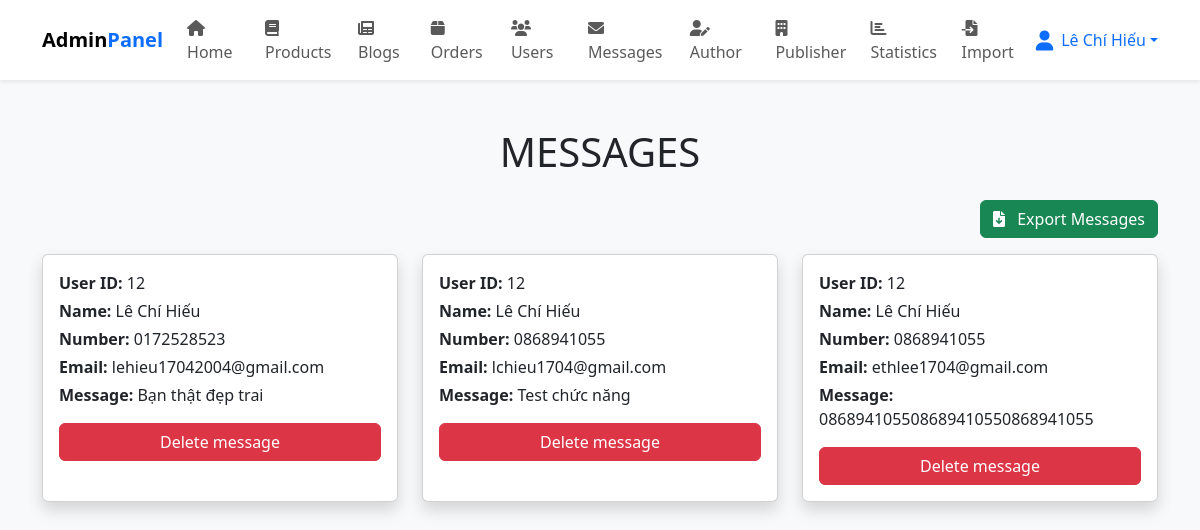
The page /admin_contacts.php (signed in) on the database as committed earlier.
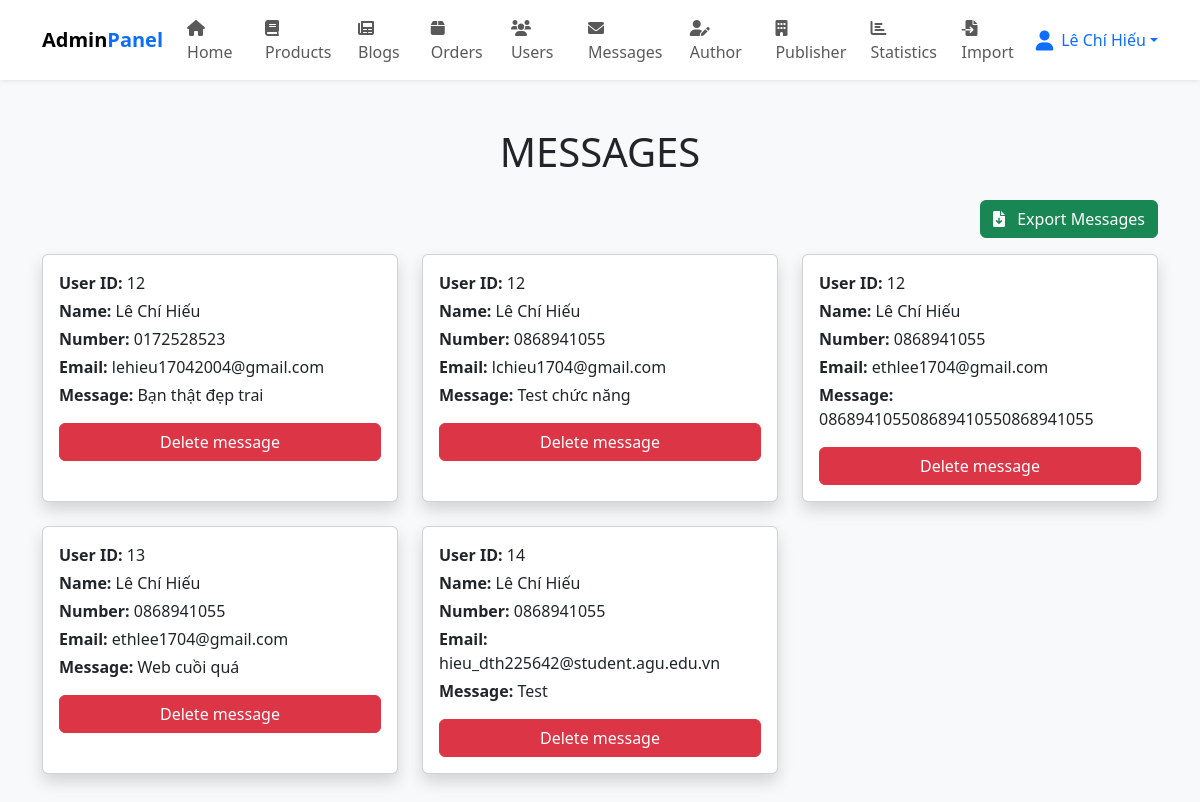
The same page on the database as committed later.
### tables this page shows
CREATE TABLE `message` (
  `id` int(11) NOT NULL,
  `user_id` int(11) NOT NULL,
  `name` varchar(100) NOT NULL,
  `email` varchar(100) NOT NULL,
  `number` varchar(12) NOT NULL,
  `message` varchar(500) NOT NULL
);

### admin_contacts.php (the view, shortened to what this page needs)
<?php
include 'config.php';
?>
<!DOCTYPE html>
<html lang="en">
<head>
   <link href="https://cdn.jsdelivr.net/npm/bootstrap@5.3.3/dist/css/bootstrap.min.css" rel="stylesheet">
   <link rel="stylesheet" href="https://cdnjs.cloudflare.com/ajax/libs/font-awesome/6.0.0/css/all.min.css">
</head>
<body class="bg-light">
   <?php include 'admin_header.php'; ?>
   <section class="container my-5">
      <h1 class="text-center text-uppercase mb-4">Messages</h1>
      <div class="text-end mb-3">
         <a href="admin_export.php?table=message" class="btn btn-success">
            <i class="fas fa-file-download me-2"></i> Export Messages
         </a>
      </div>
      <div class="row g-4">
         <?php
         $select_message = mysqli_query($conn, "SELECT * FROM `message`") or die('query failed');
         if (mysqli_num_rows($select_message) > 0) {
            while ($fetch_message = mysqli_fetch_assoc($select_message)) {
         ?>
               <div class="col-md-6 col-lg-4">
                  <div class="card shadow h-100">
                     <div class="card-body">
                        <p class="mb-1"><strong>User ID:</strong> <span><?php echo $fetch_message['user_id']; ?></span></p>
                        <p class="mb-1"><strong>Name:</strong> <span><?php echo $fetch_message['name']; ?></span></p>
                        <p class="mb-1"><strong>Number:</strong> <span><?php echo $fetch_message['number']; ?></span></p>
                        <p class="mb-1"><strong>Email:</strong> <span><?php echo $fetch_message['email']; ?></span></p>
                        <p class="mb-3"><strong>Message:</strong> <span><?php echo $fetch_message['message']; ?></span></p>
                        <a href="admin_contacts.php?delete=<?php echo $fetch_message['id']; ?>" onclick="return confirm('delete this message?');" class="btn btn-danger w-100">Delete message</a>
                     </div>
                  </div>
               </div>
         <?php
            }
         } else {
            echo '<div class="col-12"><div class="alert alert-info text-center">You have no messages!</div></div>';
         }
         ?>
      </div>
   </section>
</body>
</html>

Rows that differ between the two databases and show on the page:
added message: user "13", name "Lê Chí Hiếu", number "0868941055", email "ethlee1704@gmail.com", message "Web cuồi quá"
added message: user "14", name "Lê Chí Hiếu", number "0868941055", email "hieu_dth225642@student.agu.edu.vn", message "Test"
